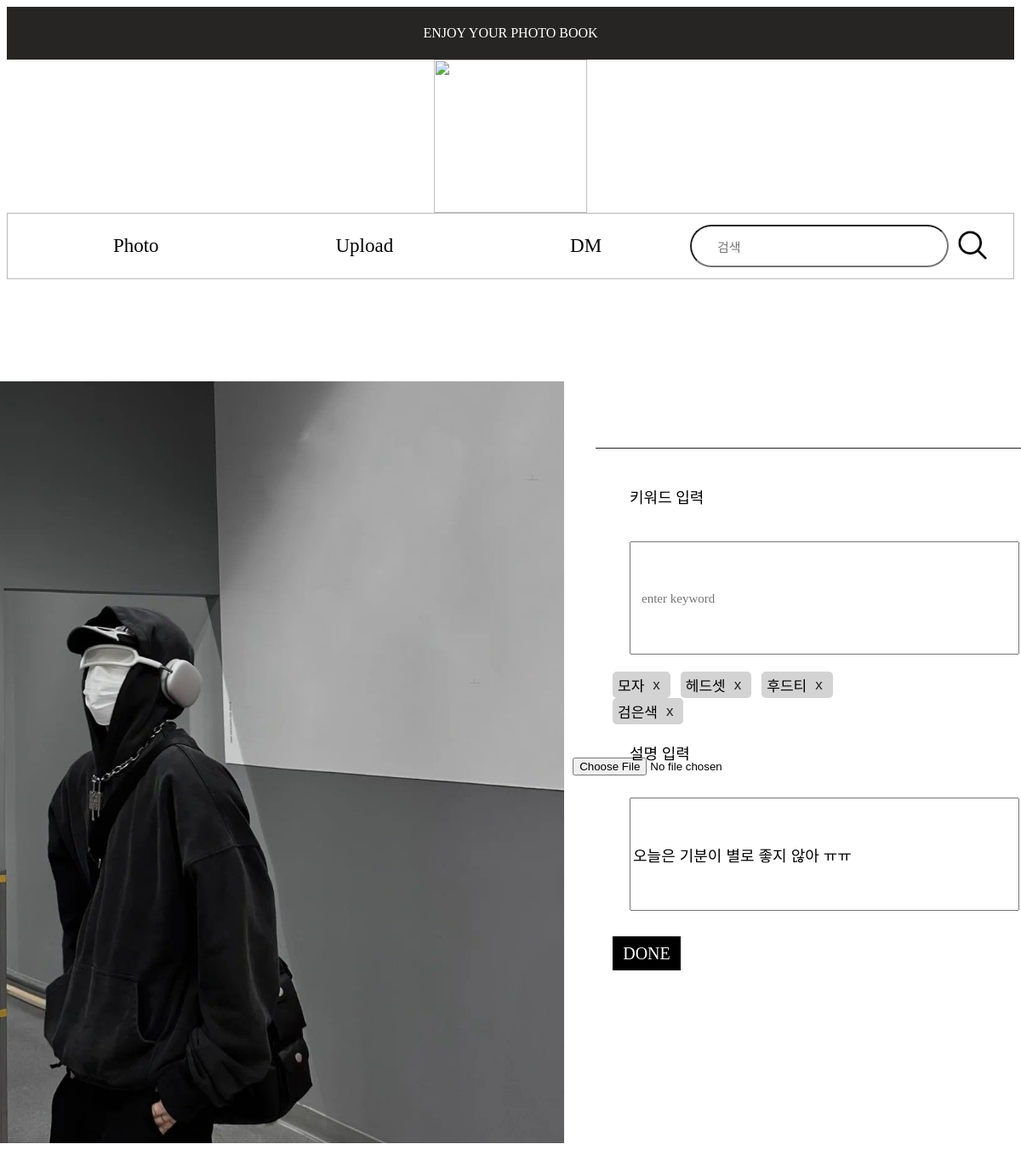
Screenshot of /photo_modify/3 with the database file from the repository.
### tables this page shows
CREATE TABLE photo_table (
    photo_ID INTEGER PRIMARY KEY AUTOINCREMENT,
    user_ID INTEGER NOT NULL,
    photo_img TEXT NOT NULL,
    photo_describ TEXT NOT NULL,
    FOREIGN KEY (user_ID) REFERENCES user_table(ID)
);

CREATE TABLE photo_keyword_table (
    keyword_ID INTEGER PRIMARY KEY AUTOINCREMENT,
    photo_ID INTEGER NOT NULL,
    keyword TEXT NOT NULL,
    FOREIGN KEY (photo_ID) REFERENCES photo_table(photo_ID)
);

### signup.py (the view)
@app.route('/photo_modify/<int:photo_id>', methods=['GET', 'POST'])
def modify_page(photo_id):
    if request.method == 'POST':
        description = request.form.get('description')
        keywords = json.loads(request.form.get('keywords'))
        photo_file = request.files.get('photo')
        with sqlite3.connect('photo_album.db') as con:
            cur = con.cursor()
            cur.execute('''
                UPDATE photo_table
                SET photo_describ = ?
                WHERE photo_ID = ?
            ''', (description, photo_id))
            if photo_file:
                photo_path = f'uploads/{photo_file.filename}'
                photo_file.save(f'static/{photo_path}')
                cur.execute('''
                    UPDATE photo_table
                    SET photo_img = ?
                    WHERE photo_ID = ?
                ''', (photo_path, photo_id))
            cur.execute('''
                DELETE FROM photo_keyword_table
                WHERE photo_ID = ?
            ''', (photo_id,))
            for keyword in keywords:
                cur.execute('''
                    INSERT INTO photo_keyword_table (photo_ID, keyword)
                    VALUES (?, ?)
                ''', (photo_id, keyword))
            con.commit()
        return jsonify(success=True)
    else:
        with sqlite3.connect('photo_album.db') as con:
            cur = con.cursor()
            cur.execute('''
                SELECT photo_img, photo_describ
                FROM photo_table
                WHERE photo_ID = ?
            ''', (photo_id,))
            photo = cur.fetchone()
            cur.execute('''
                SELECT keyword
                FROM photo_keyword_table
                WHERE photo_ID = ?
            ''', (photo_id,))
            keywords = cur.fetchall()
        keywords = [keyword[0] for keyword in keywords]
        return render_template('photo_modify.html',
                            photo_id=photo_id,
                            photo_img=photo[0],
                            description=photo[1],
                            keywords=keywords)

### templates/photo_modify.html (shortened to what this page needs)
<!DOCTYPE html>
<html>
<head>
    <link rel="stylesheet" href="{{ url_for('static', filename='photo_modify.css') }}" />
</head>
<body>
    <div id='top'>ENJOY YOUR PHOTO BOOK</div>
    <div id="camera_img_container">
        <img id='camera_img' src="{{ url_for('static', filename='assets/camera.png') }}">
    </div>
    <div id="container">
        <div id='topbar_container'>
            <div class="topbar_btn_container"><button class='topbar_btn' onclick="location.href='{{ url_for('mainpage') }}'">Photo</button></div>
            <div class="topbar_btn_container"><button class='topbar_btn' onclick="location.href='{{ url_for('photo_upload') }}'">Upload</button></div>
            <div class="topbar_btn_container"><button class='topbar_btn' onclick="location.href='{{ url_for('dm_list') }}'">DM</button></div>
            <div id="keyword_container">
                <form action="search_keyword" method="POST">
                    <input type="text" id="keyword" name="keyword" placeholder="검색">
                    <button id="search_btn"><img id='search_img' src="{{ url_for('static', filename='assets/search.png') }}"></button>
                </form>
            </div>
        </div>
        <div id="photo_container">
            <div class="photo">
                <form id="photoForm" method="POST" enctype="multipart/form-data" action="{{ url_for('modify_page', photo_id=photo_id) }}">
                    <div class="addImage" id="image-show">
                        <img src="{{ url_for('static', filename=photo_img) }}" style="width: 100%; height: 100%; object-fit: cover;">
                    </div>
                    <input type="file" id="fileInput" name="photo" accept="image/*" onchange="loadFile(this)">
                    <div id='photo_detail_container'>
                        <div class="photo_detail">
                            <p class="line"></p>
                            <div class="photo_text_container">
                                <p class="input_text">키워드 입력</p>
                                <input type="text" id="key" name="key" placeholder="enter keyword">
                                <div id="keywordList">
                                    {% for keyword in keywords %}
                                        <span class="keyword_box" id="existingKeyword">{{ keyword }}</span>
                                    {% endfor %}
                                </div>
                                <p class="input_text">설명 입력</p>
                                <input type="text" id="des" name="des" placeholder="enter description" value="{{ description }}">
                            </div>
                            <div id="button-container">
                                <button type="button" value="DONE" id="upload_btn" class="upload_btn">DONE</button>
                            </div>
                        </div>
                    </div>
                </form>
            </div>
        </div>
    </div>
</body>
</html>

### static/photo_modify.css (style rules this page uses)
body { font-family: 'Pretendard-Regular'; }
#top { display: flex; justify-content: center; align-items: center; background-color: #272424; color : #FFFFFF; height: 62px; }
#container { display: grid; grid-template-columns: repeat(3, 1fr); grid-template-rows: auto; gap: 0; }
#camera_img_container { display: flex; justify-content: center; align-items: center; }
#camera_img { width: 180px; height: 180px; }
#topbar_container { grid-column: 1/4; border-style: solid; border-color:#b7b7b7; border-width: 1px; display: flex; justify-content: center; align-items: center; height: 76px; padding: 0 20px; }
.topbar_btn_container { display: flex; justify-content: center; align-items: center; gap : 20px; flex-wrap: nowrap; flex-grow : 1; }
.topbar_btn { color:black; background-color: #FFFFFF; border:0px; font-size: 23px; font-family: 'Pretendard-Regular'; }
#keyword_container { margin-left: auto; display: flex; justify-content: flex-end; }
#search_btn { background-color: #FFFFFF; border:0px; }
#keyword { border-radius: 50px; width: 278px; height: 44px; font-size: 22px; padding-left: 20px; }
input::placeholder { display: flex; align-items: center; font-size: 20px; padding-left: 10px; font-family: 'Pretendard-Regular'; }
#search_img { width:44px; height: 44px; }
form { display: flex; align-items: center; justify-content: center; }
#photo_container { grid-row : 2/4; grid-column: 1/3; }
.photo { margin-top: 120px; display: flex; align-items: center; flex-direction: column; }
.addImage { width: 784px; height: 895px; background-color: lightgray; overflow: hidden; margin: 0px 10px 10px 0px; }
#photo_detail_container { position: absolute; right : 100px; top: 300px; width: 33.33%; height: 100%; }
.photo_detail { margin-top: 200px; display: flex; flex-direction: column; }
.line { position: absolute; top: 210px; left: 0; content: ""; background-color: #272424; height: 1px; width: 500px; }
.input_text { margin: 20px; display: flex; font-size: 18px; align-items: flex-start; }
.photo_text_container { margin-top: 30px; padding: 20px; display: flex; flex-direction: column; align-items: flex-start; width: auto; }
#key { margin: 20px; width: 450px; height: 127px; font-size: 18px; }
#des { margin: 20px; width: 450px; height: 127px; font-size: 18px; }
input::placeholder { font-size: 15px; font-family: 'Pretendard-Regular'; }
.upload_btn { display: block; position: absolute; top: 800px; right : 300px; font-size: 20px; background-color: black; color: white; text-align: center; align-items: center; border: 0; width: 80px; height: 40px; font-family: 'Pretendard-Regular'; }

### rows the page displays
photo_table: photo_img (picture), des "오늘은 기분이 별로 좋지 않아 ㅠㅠ"
photo_keyword_table: keyword "모자"
photo_keyword_table: keyword "헤드셋"
photo_keyword_table: keyword "후드티"
photo_keyword_table: keyword "검은색"
